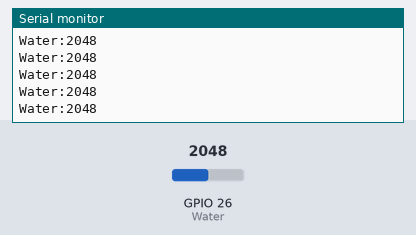
Bench run of a sketch on a simulated ESP32. Parts: the last lines printed to the serial monitor. Inputs (shaded band) come from the test bench; at power-on: GPIO 26 (Water) = 2048.

Above: at 1.2 s.
1.3 s: GPIO 26 (Water) set to 2866
At 1.31 s:
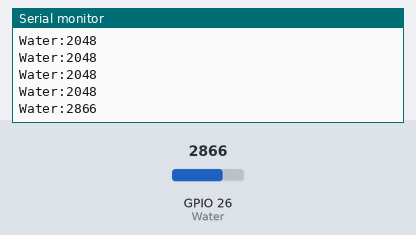
2.8 s: GPIO 26 (Water) set to 3603
At 2.81 s:
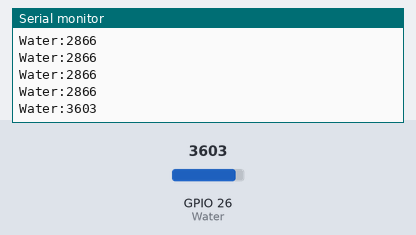
Timing chart, 0 to 5.8 s (numbered marks = the images above; inputs shaded):
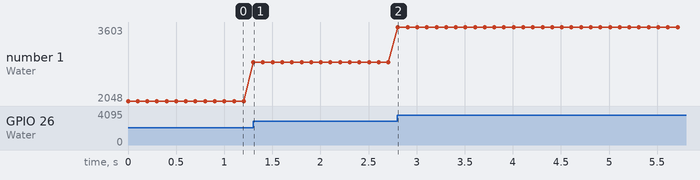

Measured:
- after the input at 1.3 s, the serial monitor: prints a new line at once (image 1)
- after the input at 2.8 s, the serial monitor: prints a new line at once (image 2)
- plotted number 1: 2048 → 2866 after the input at 1.3 s, 2866 → 3603 after the input at 2.8 s

The sketch:

Water.ino
```cpp
/*
 * Keyestudio 37 in 1 Starter Kit for Raspberry Pi Pico
 * lesson 18
 * Steam sensor
 * http://www.keyestudio.com
*/
int val = 0;
int Water = 26; //the pin of the steam sensor is 26
void setup() {
  Serial.begin(9600);//set baud rate to 9600
}

void loop() {
  val = analogRead(Water);  //read the value of the sensor
  Serial.print("Water:");
  Serial.println(val);
  delay(100);

}
```
